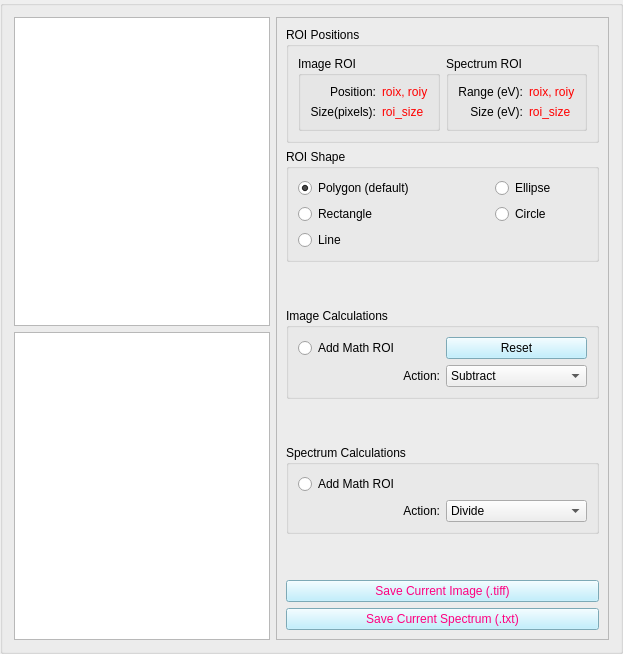
     <widget class="QGroupBox" name="groupBox_6">
      <property name="sizePolicy">
       <sizepolicy hsizetype="Minimum" vsizetype="Preferred">
        <horstretch>0</horstretch>
        <verstretch>0</verstretch>
       </sizepolicy>
      </property>
      <property name="styleSheet">
       <string notr="true">font:12pt &quot;Segoe UI&quot;;</string>
      </property>
      <property name="title">
       <string/>
      </property>
      <layout class="QGridLayout" name="gridLayout_29">
       <item row="0" column="0">
        <widget class="ImageView" name="image_view">
         <property name="sizePolicy">
          <sizepolicy hsizetype="Expanding" vsizetype="Expanding">
           <horstretch>0</horstretch>
           <verstretch>0</verstretch>
          </sizepolicy>
         </property>
        </widget>
       </item>
       <item row="0" column="1" rowspan="2">
        <widget class="QFrame" name="frame_5">
         <property name="frameShape">
          <enum>QFrame::StyledPanel</enum>
         </property>
         <property name="frameShadow">
          <enum>QFrame::Raised</enum>
         </property>
         <layout class="QGridLayout" name="gridLayout_23">
          <item row="0" column="0">
           <widget class="QGroupBox" name="groupBox_8">
            <property name="styleSheet">
             <string notr="true">font: 9pt &quot;Segoe UI&quot;;</string>
            </property>
            <property name="title">
             <string>ROI Positions</string>
            </property>
            <layout class="QGridLayout" name="gridLayout_19">
             <item row="0" column="1">
              <widget class="QGroupBox" name="groupBox_5">
               <property name="title">
                <string>Spectrum ROI</string>
               </property>
               <layout class="QGridLayout" name="gridLayout_11">
                <item row="1" column="1">
                 <widget class="QLabel" name="le_spec_roi_size">
                  <property name="styleSheet">
                   <string notr="true">color: rgb(255, 0,0);</string>
                  </property>
                  <property name="text">
                   <string>roi_size</string>
                  </property>
                 </widget>
                </item>
                <item row="0" column="0">
                 <widget class="QLabel" name="label_8">
                  <property name="text">
                   <string>Range (eV):</string>
                  </property>
                  <property name="alignment">
                   <set>Qt::AlignRight|Qt::AlignTrailing|Qt::AlignVCenter</set>
                  </property>
                 </widget>
                </item>
                <item row="1" column="0">
                 <widget class="QLabel" name="label_29">
                  <property name="styleSheet">
                   <string notr="true"/>
                  </property>
                  <property name="text">
                   <string>Size (eV):</string>
                  </property>
                  <property name="alignment">
                   <set>Qt::AlignRight|Qt::AlignTrailing|Qt::AlignVCenter</set>
                  </property>
                 </widget>
                </item>
                <item row="0" column="1">
                 <widget class="QLabel" name="le_spec_roi">
                  <property name="styleSheet">
                   <string notr="true">color: rgb(255, 0,0);</string>
                  </property>
                  <property name="text">
                   <string>roix, roiy</string>
                  </property>
                 </widget>
                </item>
               </layout>
              </widget>
             </item>
             <item row="0" column="0">
              <widget class="QGroupBox" name="groupBox_4">
               <property name="title">
                <string>Image ROI</string>
               </property>
               <layout class="QGridLayout" name="gridLayout_12">
                <item row="0" column="0">
                 <widget class="QLabel" name="label_4">
                  <property name="text">
                   <string>Position:</string>
                  </property>
                  <property name="alignment">
                   <set>Qt::AlignRight|Qt::AlignTrailing|Qt::AlignVCenter</set>
                  </property>
                 </widget>
                </item>
                <item row="0" column="1">
                 <widget class="QLabel" name="le_roi">
                  <property name="styleSheet">
                   <string notr="true">color: rgb(255, 0,0);</string>
                  </property>
                  <property name="text">
                   <string>roix, roiy</string>
                  </property>
                 </widget>
                </item>
                <item row="1" column="0">
                 <widget class="QLabel" name="label_28">
                  <property name="styleSheet">
                   <string notr="true"/>
                  </property>
                  <property name="text">
                   <string>Size(pixels):</string>
                  </property>
                  <property name="alignment">
                   <set>Qt::AlignRight|Qt::AlignTrailing|Qt::AlignVCenter</set>
                  </property>
                 </widget>
                </item>
                <item row="1" column="1">
                 <widget class="QLabel" name="le_roi_size">
                  <property name="styleSheet">
                   <string notr="true">color: rgb(255, 0, 0);</string>
                  </property>
                  <property name="text">
                   <string>roi_size</string>
                  </property>
                 </widget>
                </item>
               </layout>
              </widget>
             </item>
            </layout>
           </widget>
          </item>
          <item row="3" column="0">
           <widget class="QGroupBox" name="groupBox_3">
            <property name="title">
             <string>Image Calculations</string>
            </property>
            <layout class="QGridLayout" name="gridLayout_6">
             <item row="0" column="0">
              <widget class="QRadioButton" name="rb_math_roi_img">
               <property name="layoutDirection">
                <enum>Qt::LeftToRight</enum>
               </property>
               <property name="text">
                <string>Add Math ROI</string>
               </property>
              </widget>
             </item>
             <item row="0" column="1">
              <widget class="QPushButton" name="pb_reset_roi_2">
               <property name="styleSheet">
                <string notr="true">background-color: rgb(175, 236, 255);</string>
               </property>
               <property name="text">
                <string>Reset</string>
               </property>
              </widget>
             </item>
             <item row="1" column="0">
              <widget class="QLabel" name="label_14">
               <property name="text">
                <string>Action:</string>
               </property>
               <property name="alignment">
                <set>Qt::AlignRight|Qt::AlignTrailing|Qt::AlignVCenter</set>
               </property>
              </widget>
             </item>
             <item row="1" column="1">
              <widget class="QComboBox" name="cb_img_roi_action">
               <property name="sizePolicy">
                <sizepolicy hsizetype="Preferred" vsizetype="Preferred">
                 <horstretch>0</horstretch>
                 <verstretch>0</verstretch>
                </sizepolicy>
               </property>
               <item>
                <property name="text">
                 <string>Subtract</string>
                </property>
               </item>
               <item>
                <property name="text">
                 <string>Divide</string>
                </property>
               </item>
               <item>
                <property name="text">
                 <string>Add</string>
                </property>
               </item>
               <item>
                <property name="text">
                 <string>Compare</string>
                </property>
               </item>
              </widget>
             </item>
            </layout>
           </widget>
          </item>
          <item row="10" column="0">
           <widget class="QGroupBox" name="groupBox_7">
            <property name="title">
             <string>Spectrum Calculations</string>
            </property>
            <layout class="QGridLayout" name="gridLayout_14">
             <item row="0" column="0" colspan="2">
              <widget class="QRadioButton" name="rb_math_roi">
               <property name="sizePolicy">
                <sizepolicy hsizetype="Preferred" vsizetype="Fixed">
                 <horstretch>0</horstretch>
                 <verstretch>0</verstretch>
                </sizepolicy>
               </property>
               <property name="text">
                <string>Add Math ROI</string>
               </property>
               <property name="checkable">
                <bool>true</bool>
               </property>
               <property name="checked">
                <bool>false</bool>
               </property>
              </widget>
             </item>
             <item row="1" column="0">
              <widget class="QLabel" name="label_13">
               <property name="text">
                <string>Action:</string>
               </property>
               <property name="alignment">
                <set>Qt::AlignRight|Qt::AlignTrailing|Qt::AlignVCenter</set>
               </property>
              </widget>
             </item>
             <item row="1" column="1">
              <widget class="QComboBox" name="cb_roi_operation">
               <property name="sizePolicy">
                <sizepolicy hsizetype="Preferred" vsizetype="Preferred">
                 <horstretch>0</horstretch>
                 <verstretch>0</verstretch>
                </sizepolicy>
               </property>
               <item>
                <property name="text">
                 <string>Divide</string>
                </property>
               </item>
               <item>
                <property name="text">
                 <string>Subtract</string>
                </property>
               </item>
               <item>
                <property name="text">
                 <string>Add</string>
                </property>
               </item>
               <item>
                <property name="text">
                 <string>Correlation Plot</string>
                </property>
               </item>
              </widget>
             </item>
            </layout>
           </widget>
          </item>
          <item row="13" column="0">
           <widget class="QPushButton" name="pb_save_disp_img">
            <property name="styleSheet">
             <string notr="true">background-color: rgb(175, 236, 255);
color: rgb(255, 0, 127);</string>
            </property>
            <property name="text">
             <string>Save Current Image (.tiff)</string>
            </property>
           </widget>
          </item>
          <item row="4" column="0">
           <spacer name="verticalSpacer_5">
            <property name="orientation">
             <enum>Qt::Vertical</enum>
            </property>
            <property name="sizeHint" stdset="0">
             <size>
              <width>20</width>
              <height>40</height>
             </size>
            </property>
           </spacer>
          </item>
          <item row="14" column="0">
           <widget class="QPushButton" name="pb_save_disp_spec">
            <property name="styleSheet">
             <string notr="true">background-color: rgb(175, 236, 255);
color: rgb(255, 0, 127);</string>
            </property>
            <property name="text">
             <string>Save Current Spectrum (.txt)</string>
            </property>
           </widget>
          </item>
          <item row="12" column="0">
           <spacer name="verticalSpacer_3">
            <property name="orientation">
             <enum>Qt::Vertical</enum>
            </property>
            <property name="sizeHint" stdset="0">
             <size>
              <width>20</width>
              <height>40</height>
             </size>
            </property>
           </spacer>
          </item>
          <item row="1" column="0">
           <widget class="QGroupBox" name="groupBox_2">
            <property name="title">
             <string>ROI Shape</string>
            </property>
            <layout class="QGridLayout" name="gridLayout_22">
             <item row="0" column="0" colspan="2">
              <layout class="QVBoxLayout" name="verticalLayout">
               <item>
                <widget class="QRadioButton" name="rb_poly_roi">
                 <property name="text">
                  <string>Polygon (default)</string>
                 </property>
                 <property name="checked">
                  <bool>true</bool>
                 </property>
                </widget>
               </item>
               <item>
                <widget class="QRadioButton" name="rb_rect_roi">
                 <property name="text">
                  <string>Rectangle</string>
                 </property>
                </widget>
               </item>
              </layout>
             </item>
             <item row="0" column="2">
              <layout class="QVBoxLayout" name="verticalLayout_2">
               <item>
                <widget class="QRadioButton" name="rb_elli_roi">
                 <property name="text">
                  <string>Ellipse</string>
                 </property>
                </widget>
               </item>
               <item>
                <widget class="QRadioButton" name="rb_circle_roi">
                 <property name="text">
                  <string>Circle</string>
                 </property>
                </widget>
               </item>
              </layout>
             </item>
             <item row="1" column="0">
              <widget class="QRadioButton" name="rb_line_roi">
               <property name="text">
                <string>Line</string>
               </property>
              </widget>
             </item>
            </layout>
           </widget>
          </item>
          <item row="2" column="0">
           <spacer name="verticalSpacer_4">
            <property name="orientation">
             <enum>Qt::Vertical</enum>
            </property>
            <property name="sizeHint" stdset="0">
             <size>
              <width>20</width>
              <height>40</height>
             </size>
            </property>
           </spacer>
          </item>
         </layout>
        </widget>
       </item>
       <item row="1" column="0">
        <widget class="PlotWidget" name="spectrum_view"/>
       </item>
      </layout>
     </widget>
